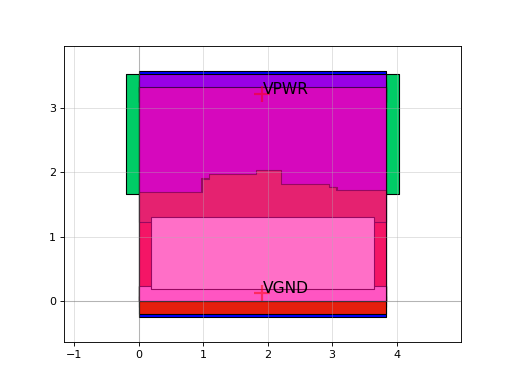

This figure's Python source:
import sky130

c = sky130.components.sky130_fd_sc_hs__o2111a_1()
c.plot()
